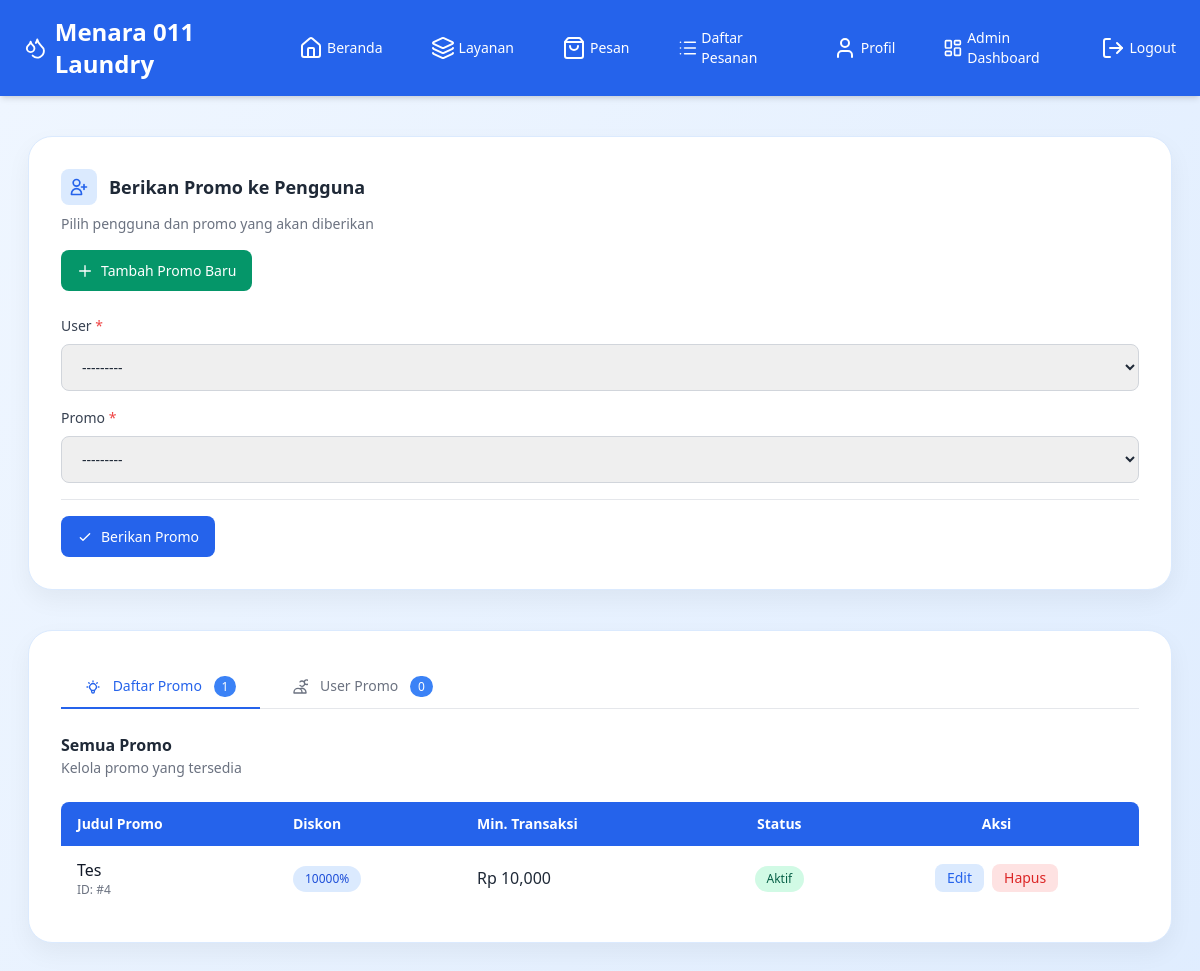
Screenshot of /order/promo/assign/ (signed in) with the database file from the repository.
### orders/models.py (models this page shows)
class Promo(models.Model):
    title = models.CharField(max_length=100)
    description = models.TextField()
    discount_amount = models.PositiveIntegerField()  # 🔥 NOMINAL
    min_transaction = models.PositiveIntegerField(default=0)
    image = models.ImageField(upload_to='promo/', blank=True, null=True)
    is_active = models.BooleanField(default=True)
    created_at = models.DateTimeField(auto_now_add=True)
    def __str__(self):
        return self.title

### orders/views.py (the view)
# urls.py: path('promo/assign/', views.assign_promo, name='promo_assign'),
@staff_member_required
def assign_promo(request):
    promos = Promo.objects.filter(is_active=True).order_by('-created_at')
    user_promos = UserPromo.objects.select_related('user', 'promo').order_by('-assigned_at')
    if request.method == 'POST':
        form = AssignPromoForm(request.POST)
        if form.is_valid():
            form.save()
            return redirect('orders:promo_assign')
    else:
        form = AssignPromoForm()
    return render(request, 'orders/assign_promo.html', {
        'form': form,
        'promos': promos,
        'user_promos': user_promos
    })

### orders/forms.py
class AssignPromoForm(forms.ModelForm):
    class Meta:
        model = UserPromo
        fields = ['user', 'promo']

### accounts/models.py (called while the page is built)
    def __str__(self):
        return f"{self.username} - {self.phone}"

### orders/templates/orders/assign_promo.html (shortened to what this page needs)
{% extends "base.html" %}
{% load widget_tweaks %}
{% load humanize %}
{% block content %}
<div class="min-h-screen bg-gradient-to-br from-blue-50 to-blue-100 py-6 sm:py-10 px-3 sm:px-4"
     x-data="{ activeTab: 'promo' }">
  <div class="max-w-7xl mx-auto space-y-6 sm:space-y-10 mobile-padding">
    <div class="card-responsive hover-card">
      <div style="display: flex; flex-direction: column; gap: 1rem; margin-bottom: 1.5rem;">
        <div>
          <div style="display: flex; align-items: center; gap: 0.75rem; margin-bottom: 0.5rem;">
            <div style="padding: 0.5rem; background-color: #dbeafe; border-radius: 0.5rem;">
              <svg style="width: 1.25rem; height: 1.25rem; color: #2563eb;" fill="none" stroke="currentColor" viewBox="0 0 24 24">
                <path stroke-linecap="round" stroke-linejoin="round" stroke-width="2" d="M18 9v3m0 0v3m0-3h3m-3 0h-3m-2-5a4 4 0 11-8 0 4 4 0 018 0zM3 20a6 6 0 0112 0v1H3v-1z" />
              </svg>
            </div>
            <h3 style="font-size: 1.125rem; font-weight: 700; color: #1f2937;">
              Berikan Promo ke Pengguna
            </h3>
          </div>
          <p style="font-size: 0.875rem; color: #6b7280;">
            Pilih pengguna dan promo yang akan diberikan
          </p>
        </div>
        <div>
          <a href="{% url 'orders:add_promo' %}" class="btn-success">
            <svg style="width: 1rem; height: 1rem;" fill="none" stroke="currentColor" viewBox="0 0 24 24">
              <path stroke-linecap="round" stroke-linejoin="round" stroke-width="2" d="M12 4v16m8-8H4" />
            </svg>
            <span>Tambah Promo Baru</span>
          </a>
        </div>
      </div>
      <form method="post" style="display: flex; flex-direction: column; gap: 1rem;">
        {% for field in form %}
        <div>
          <label class="form-label">
            {{ field.label }}
            {% if field.field.required %}<span style="color: #ef4444;">*</span>{% endif %}
          </label>
          {{ field|add_class:"form-input" }}
        </div>
        {% endfor %}
        <div style="padding-top: 1rem; border-top: 1px solid #e5e7eb;">
          <button type="submit" class="btn-primary">
            <svg style="width: 1rem; height: 1rem;" fill="none" stroke="currentColor" viewBox="0 0 24 24">
              <path stroke-linecap="round" stroke-linejoin="round" stroke-width="2" d="M5 13l4 4L19 7" />
            </svg>
            <span>Berikan Promo</span>
          </button>
        </div>
      </form>
    </div>
    <div class="card-responsive hover-card">
      <div class="tabs-container">
        <button @click="activeTab = 'promo'" :class="{ 'active': activeTab === 'promo' }" class="tab-button">
          Daftar Promo
          <span class="ml-2 px-2 py-0.5 bg-blue-500 text-white text-xs rounded-full">{{ promos.count }}</span>
        </button>
        <button @click="activeTab = 'user_promo'" :class="{ 'active': activeTab === 'user_promo' }" class="tab-button">
          <svg class="inline w-4 h-4 mr-2" fill="none" stroke="currentColor" viewBox="0 0 24 24">
            <path stroke-linecap="round" stroke-linejoin="round" stroke-width="2" d="M12 4.354a4 4 0 110 5.292M15 21H3v-1a6 6 0 0112 0v1zm0 0h6v-1a6 6 0 00-9-5.197m13.5-10a3.5 3.5 0 11-7 0 3.5 3.5 0 017 0z" />
          </svg>
          User Promo
          <span class="ml-2 px-2 py-0.5 bg-blue-500 text-white text-xs rounded-full">{{ user_promos.count }}</span>
        </button>
      </div>
      <div x-show="activeTab === 'promo'" class="tab-content" :class="{ 'active': activeTab === 'promo' }">
        <div>
          <div style="display: flex; justify-content: space-between; align-items: center; margin-bottom: 1.5rem;">
            <div>
              <h2 style="font-size: 1rem; font-weight: 600; color: #1f2937;">Semua Promo</h2>
              <p style="font-size: 0.875rem; color: #6b7280;">Kelola promo yang tersedia</p>
            </div>
          </div>
          {% if promos %}
          <div class="overflow-x-auto">
            <table class="min-w-full bg-white rounded-lg overflow-hidden">
              <thead class="bg-blue-600 text-white">
                <tr>
                  <th class="px-4 py-3 text-left text-sm font-semibold">Judul Promo</th>
                  <th class="px-4 py-3 text-left text-sm font-semibold">Diskon</th>
                  <th class="px-4 py-3 text-left text-sm font-semibold">Min. Transaksi</th>
                  <th class="px-4 py-3 text-center text-sm font-semibold">Status</th>
                  <th class="px-4 py-3 text-center text-sm font-semibold">Aksi</th>
                </tr>
              </thead>
              <tbody class="divide-y divide-gray-200">
                {% for promo in promos %}
                <tr class="hover:bg-gray-50">
                  <td class="px-4 py-3">
                    <div class="font-medium text-gray-900">{{ promo.title }}</div>
                    <div class="text-xs text-gray-500">ID: #{{ promo.id }}</div>
                  </td>
                  <td class="px-4 py-3">
                    <span class="badge badge-blue">{{ promo.discount_amount }}%</span>
                  </td>
                  <td class="px-4 py-3 font-medium">Rp {{ promo.min_transaction|intcomma }}</td>
                  <td class="px-4 py-3 text-center">
                    <span class="badge {% if promo.is_active %}badge-green{% else %}badge-gray{% endif %}">
                      {% if promo.is_active %}Aktif{% else %}Nonaktif{% endif %}
                    </span>
                  </td>
                  <td class="px-4 py-3 text-center">
                    <div class="flex justify-center gap-2">
                      <a href="{% url 'orders:promo_edit' promo.id %}"
                         class="bg-blue-100 text-blue-600 px-3 py-1 rounded-lg text-sm hover:bg-blue-200 transition">
                        Edit
                      </a>
                      <button onclick="confirmDeletePromo('{{ promo.id }}', '{{ promo.title|escapejs }}')"
                              class="bg-red-100 text-red-600 px-3 py-1 rounded-lg text-sm hover:bg-red-200 transition">
                        Hapus
                      </button>
                    </div>
                  </td>
                </tr>
                {% endfor %}
              </tbody>
            </table>
          </div>
          {% else %}
          <div class="text-center py-8 bg-gray-50 rounded-lg">
            <p class="text-gray-500">Belum ada promo</p>
            <p class="text-gray-400 text-sm mt-1">Klik "Tambah Promo Baru" untuk menambahkan</p>
          </div>
          {% endif %}
        </div>
      </div>
    </div>
  </div>
</div>
{% endblock %}

### orders/templates/orders/assign_promo.html (style rules this page uses)
.card-responsive { background-color: white; border-radius: 0.75rem; box-shadow: 0 10px 25px rgba(0, 0, 0, 0.05); border: 1px solid #dbeafe; padding: 1rem; }
@media (min-width: 640px) { .card-responsive { border-radius: 1rem; padding: 1.5rem; } }
@media (min-width: 1024px) { .card-responsive { border-radius: 1.5rem; padding: 2rem; } }
.btn-primary { display: inline-flex; align-items: center; justify-content: center; gap: 0.5rem; background-color: #2563eb; color: white; padding: 0.625rem 1rem; border-radius: 0.5rem; font-weight: 500; font-size: 0.875rem; transition: all 0.2s; border: none; cursor: pointer; text-decoration: none; }
.btn-success { display: inline-flex; align-items: center; justify-content: center; gap: 0.5rem; background-color: #059669; color: white; padding: 0.625rem 1rem; border-radius: 0.5rem; font-weight: 500; font-size: 0.875rem; transition: all 0.2s; border: none; cursor: pointer; text-decoration: none; }
.form-input { width: 100%; padding: 0.75rem 1rem; border: 1px solid #d1d5db; border-radius: 0.5rem; font-size: 0.875rem; transition: all 0.2s; }
.form-label { display: block; font-size: 0.875rem; font-weight: 500; color: #374151; margin-bottom: 0.5rem; }
.badge { display: inline-flex; align-items: center; padding: 0.25rem 0.75rem; border-radius: 9999px; font-size: 0.75rem; font-weight: 500; }
.badge-blue { background-color: #dbeafe; color: #1d4ed8; }
.badge-green { background-color: #d1fae5; color: #065f46; }
.tabs-container { display: flex; gap: 0.5rem; margin-bottom: 1.5rem; border-bottom: 1px solid #e5e7eb; padding-bottom: 0; }
.tab-button { padding: 0.75rem 1.5rem; font-size: 0.875rem; font-weight: 500; color: #6b7280; background: transparent; border: none; cursor: pointer; transition: all 0.2s; position: relative; }
.tab-button.active { color: #2563eb; }
.tab-button.active::after { content: ''; position: absolute; bottom: -1px; left: 0; right: 0; height: 2px; background-color: #2563eb; }
.tab-content { display: none; animation: fadeIn 0.3s ease-out; }
.tab-content.active { display: block; }
.mobile-padding { padding-left: 0.75rem; padding-right: 0.75rem; }
.hover-card { transition: all 0.2s; }

### rows the page displays
Promo: title "Tes", id "4", discount_amount "10000", min_transaction "10,000", is_active "Aktif"

### other values shown
{{ field.label }} "User" "Promo"
{{ promos.count }} "1"
{{ user_promos.count }} "0"
